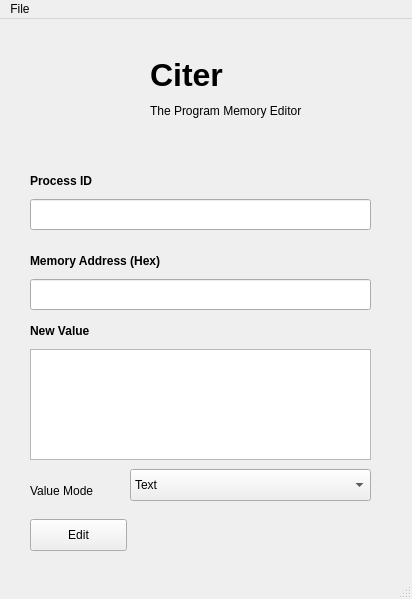
<?xml version="1.0" encoding="UTF-8"?>
<ui version="4.0">
 <class>MainWindow</class>
 <widget class="QMainWindow" name="MainWindow">
  <property name="geometry">
   <rect>
    <x>0</x>
    <y>0</y>
    <width>412</width>
    <height>599</height>
   </rect>
  </property>
  <property name="windowTitle">
   <string>Citer v1.0.0</string>
  </property>
  <property name="windowIcon">
   <iconset resource="resource.qrc">
    <normaloff>:/images/logo.png</normaloff>:/images/logo.png</iconset>
  </property>
  <widget class="QWidget" name="centralwidget">
   <widget class="QLabel" name="label">
    <property name="geometry">
     <rect>
      <x>30</x>
      <y>20</y>
      <width>101</width>
      <height>101</height>
     </rect>
    </property>
    <property name="text">
     <string/>
    </property>
    <property name="pixmap">
     <pixmap resource="resource.qrc">:/images/logo.png</pixmap>
    </property>
    <property name="scaledContents">
     <bool>true</bool>
    </property>
   </widget>
   <widget class="QLabel" name="label_2">
    <property name="geometry">
     <rect>
      <x>150</x>
      <y>40</y>
      <width>91</width>
      <height>31</height>
     </rect>
    </property>
    <property name="font">
     <font>
      <pointsize>24</pointsize>
      <bold>true</bold>
     </font>
    </property>
    <property name="text">
     <string>Citer</string>
    </property>
   </widget>
   <widget class="QLabel" name="label_3">
    <property name="geometry">
     <rect>
      <x>150</x>
      <y>80</y>
      <width>221</width>
      <height>24</height>
     </rect>
    </property>
    <property name="text">
     <string>The Program Memory Editor</string>
    </property>
   </widget>
   <widget class="QLabel" name="label_4">
    <property name="geometry">
     <rect>
      <x>30</x>
      <y>150</y>
      <width>91</width>
      <height>24</height>
     </rect>
    </property>
    <property name="text">
     <string>&lt;html&gt;&lt;head/&gt;&lt;body&gt;&lt;p&gt;&lt;span style=&quot; font-weight:700;&quot;&gt;Process ID&lt;/span&gt;&lt;/p&gt;&lt;/body&gt;&lt;/html&gt;</string>
    </property>
   </widget>
   <widget class="QLabel" name="label_5">
    <property name="geometry">
     <rect>
      <x>30</x>
      <y>230</y>
      <width>201</width>
      <height>24</height>
     </rect>
    </property>
    <property name="text">
     <string>&lt;html&gt;&lt;head/&gt;&lt;body&gt;&lt;p&gt;&lt;span style=&quot; font-weight:700;&quot;&gt;Memory Address (Hex)&lt;/span&gt;&lt;/p&gt;&lt;/body&gt;&lt;/html&gt;</string>
    </property>
   </widget>
   <widget class="QLabel" name="label_6">
    <property name="geometry">
     <rect>
      <x>30</x>
      <y>300</y>
      <width>101</width>
      <height>24</height>
     </rect>
    </property>
    <property name="text">
     <string>&lt;html&gt;&lt;head/&gt;&lt;body&gt;&lt;p&gt;&lt;span style=&quot; font-weight:700;&quot;&gt;New Value&lt;/span&gt;&lt;/p&gt;&lt;/body&gt;&lt;/html&gt;</string>
    </property>
   </widget>
   <widget class="QTextEdit" name="new_val">
    <property name="geometry">
     <rect>
      <x>30</x>
      <y>330</y>
      <width>341</width>
      <height>111</height>
     </rect>
    </property>
   </widget>
   <widget class="QLabel" name="label_7">
    <property name="geometry">
     <rect>
      <x>30</x>
      <y>460</y>
      <width>101</width>
      <height>24</height>
     </rect>
    </property>
    <property name="text">
     <string>&lt;html&gt;&lt;head/&gt;&lt;body&gt;&lt;p&gt;Value Mode&lt;/p&gt;&lt;/body&gt;&lt;/html&gt;</string>
    </property>
   </widget>
   <widget class="QComboBox" name="comboBox">
    <property name="geometry">
     <rect>
      <x>130</x>
      <y>450</y>
      <width>241</width>
      <height>32</height>
     </rect>
    </property>
    <item>
     <property name="text">
      <string>Text</string>
     </property>
    </item>
    <item>
     <property name="text">
      <string>Hex</string>
     </property>
    </item>
   </widget>
   <widget class="QPushButton" name="pushButton">
    <property name="geometry">
     <rect>
      <x>30</x>
      <y>500</y>
      <width>97</width>
      <height>32</height>
     </rect>
    </property>
    <property name="text">
     <string>Edit</string>
    </property>
   </widget>
   <widget class="QLineEdit" name="process_id">
    <property name="geometry">
     <rect>
      <x>30</x>
      <y>180</y>
      <width>341</width>
      <height>31</height>
     </rect>
    </property>
   </widget>
   <widget class="QLineEdit" name="mem_addr">
    <property name="geometry">
     <rect>
      <x>30</x>
      <y>260</y>
      <width>341</width>
      <height>31</height>
     </rect>
    </property>
    <property name="inputMask">
     <string>HHHH HHHH HHHH HHHH</string>
    </property>
   </widget>
  </widget>
  <widget class="QMenuBar" name="menubar">
   <property name="geometry">
    <rect>
     <x>0</x>
     <y>0</y>
     <width>412</width>
     <height>29</height>
    </rect>
   </property>
   <widget class="QMenu" name="menuFile">
    <property name="title">
     <string>File</string>
    </property>
    <addaction name="actionExit"/>
   </widget>
   <addaction name="menuFile"/>
  </widget>
  <widget class="QStatusBar" name="statusbar"/>
  <action name="actionExit">
   <property name="text">
    <string>Exit</string>
   </property>
  </action>
 </widget>
 <resources>
  <include location="resource.qrc"/>
 </resources>
 <connections/>
</ui>
